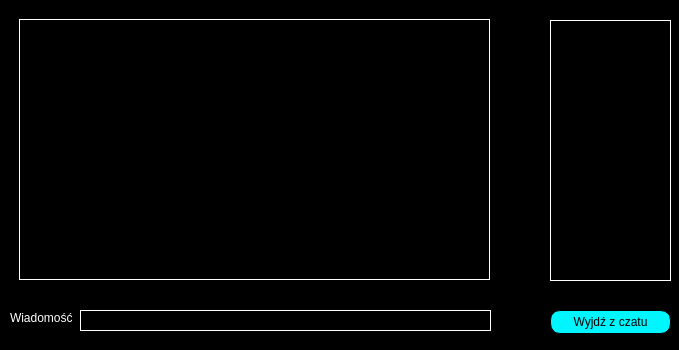
<?xml version="1.0" encoding="UTF-8"?>
<ui version="4.0">
 <class>ChatDialog</class>
 <widget class="QDialog" name="ChatDialog">
  <property name="geometry">
   <rect>
    <x>0</x>
    <y>0</y>
    <width>679</width>
    <height>350</height>
   </rect>
  </property>
  <property name="palette">
   <palette>
    <active>
     <colorrole role="WindowText">
      <brush brushstyle="SolidPattern">
       <color alpha="255">
        <red>255</red>
        <green>255</green>
        <blue>255</blue>
       </color>
      </brush>
     </colorrole>
     <colorrole role="Window">
      <brush brushstyle="SolidPattern">
       <color alpha="255">
        <red>0</red>
        <green>0</green>
        <blue>0</blue>
       </color>
      </brush>
     </colorrole>
    </active>
    <inactive>
     <colorrole role="WindowText">
      <brush brushstyle="SolidPattern">
       <color alpha="255">
        <red>255</red>
        <green>255</green>
        <blue>255</blue>
       </color>
      </brush>
     </colorrole>
     <colorrole role="Window">
      <brush brushstyle="SolidPattern">
       <color alpha="255">
        <red>0</red>
        <green>0</green>
        <blue>0</blue>
       </color>
      </brush>
     </colorrole>
    </inactive>
    <disabled>
     <colorrole role="Base">
      <brush brushstyle="SolidPattern">
       <color alpha="255">
        <red>0</red>
        <green>0</green>
        <blue>0</blue>
       </color>
      </brush>
     </colorrole>
     <colorrole role="Window">
      <brush brushstyle="SolidPattern">
       <color alpha="255">
        <red>0</red>
        <green>0</green>
        <blue>0</blue>
       </color>
      </brush>
     </colorrole>
    </disabled>
   </palette>
  </property>
  <property name="windowTitle">
   <string>locall - Chat</string>
  </property>
  <property name="windowIcon">
   <iconset>
    <normaloff>locall.png</normaloff>locall.png</iconset>
  </property>
  <widget class="QLineEdit" name="lineEdit">
   <property name="geometry">
    <rect>
     <x>80</x>
     <y>310</y>
     <width>411</width>
     <height>21</height>
    </rect>
   </property>
   <property name="sizePolicy">
    <sizepolicy hsizetype="Minimum" vsizetype="Minimum">
     <horstretch>0</horstretch>
     <verstretch>0</verstretch>
    </sizepolicy>
   </property>
   <property name="minimumSize">
    <size>
     <width>0</width>
     <height>0</height>
    </size>
   </property>
   <property name="styleSheet">
    <string notr="true">border:1px solid white;background-color:black;color:white;</string>
   </property>
  </widget>
  <widget class="QLabel" name="label">
   <property name="geometry">
    <rect>
     <x>10</x>
     <y>310</y>
     <width>63</width>
     <height>16</height>
    </rect>
   </property>
   <property name="minimumSize">
    <size>
     <width>63</width>
     <height>0</height>
    </size>
   </property>
   <property name="palette">
    <palette>
     <active>
      <colorrole role="WindowText">
       <brush brushstyle="SolidPattern">
        <color alpha="255">
         <red>255</red>
         <green>255</green>
         <blue>255</blue>
        </color>
       </brush>
      </colorrole>
     </active>
     <inactive>
      <colorrole role="WindowText">
       <brush brushstyle="SolidPattern">
        <color alpha="255">
         <red>255</red>
         <green>255</green>
         <blue>255</blue>
        </color>
       </brush>
      </colorrole>
     </inactive>
     <disabled/>
    </palette>
   </property>
   <property name="text">
    <string>Wiadomość</string>
   </property>
  </widget>
  <widget class="QTextEdit" name="textEdit">
   <property name="geometry">
    <rect>
     <x>19</x>
     <y>19</y>
     <width>471</width>
     <height>261</height>
    </rect>
   </property>
   <property name="sizePolicy">
    <sizepolicy hsizetype="Minimum" vsizetype="Minimum">
     <horstretch>0</horstretch>
     <verstretch>0</verstretch>
    </sizepolicy>
   </property>
   <property name="palette">
    <palette>
     <active>
      <colorrole role="WindowText">
       <brush brushstyle="SolidPattern">
        <color alpha="255">
         <red>255</red>
         <green>255</green>
         <blue>255</blue>
        </color>
       </brush>
      </colorrole>
      <colorrole role="Button">
       <brush brushstyle="SolidPattern">
        <color alpha="255">
         <red>0</red>
         <green>0</green>
         <blue>0</blue>
        </color>
       </brush>
      </colorrole>
      <colorrole role="Light">
       <brush brushstyle="SolidPattern">
        <color alpha="255">
         <red>0</red>
         <green>0</green>
         <blue>0</blue>
        </color>
       </brush>
      </colorrole>
      <colorrole role="Midlight">
       <brush brushstyle="SolidPattern">
        <color alpha="255">
         <red>0</red>
         <green>0</green>
         <blue>0</blue>
        </color>
       </brush>
      </colorrole>
      <colorrole role="Dark">
       <brush brushstyle="SolidPattern">
        <color alpha="255">
         <red>0</red>
         <green>0</green>
         <blue>0</blue>
        </color>
       </brush>
      </colorrole>
      <colorrole role="Mid">
       <brush brushstyle="SolidPattern">
        <color alpha="255">
         <red>0</red>
         <green>0</green>
         <blue>0</blue>
        </color>
       </brush>
      </colorrole>
      <colorrole role="Text">
       <brush brushstyle="SolidPattern">
        <color alpha="255">
         <red>255</red>
         <green>255</green>
         <blue>255</blue>
        </color>
       </brush>
      </colorrole>
      <colorrole role="BrightText">
       <brush brushstyle="SolidPattern">
        <color alpha="255">
         <red>255</red>
         <green>255</green>
         <blue>255</blue>
        </color>
       </brush>
      </colorrole>
      <colorrole role="ButtonText">
       <brush brushstyle="SolidPattern">
        <color alpha="255">
         <red>255</red>
         <green>255</green>
         <blue>255</blue>
        </color>
       </brush>
      </colorrole>
      <colorrole role="Base">
       <brush brushstyle="SolidPattern">
        <color alpha="255">
         <red>0</red>
         <green>0</green>
         <blue>0</blue>
        </color>
       </brush>
      </colorrole>
      <colorrole role="Window">
       <brush brushstyle="SolidPattern">
        <color alpha="255">
         <red>0</red>
         <green>0</green>
         <blue>0</blue>
        </color>
       </brush>
      </colorrole>
      <colorrole role="Shadow">
       <brush brushstyle="SolidPattern">
        <color alpha="255">
         <red>0</red>
         <green>0</green>
         <blue>0</blue>
        </color>
       </brush>
      </colorrole>
      <colorrole role="AlternateBase">
       <brush brushstyle="SolidPattern">
        <color alpha="255">
         <red>0</red>
         <green>0</green>
         <blue>0</blue>
        </color>
       </brush>
      </colorrole>
      <colorrole role="ToolTipBase">
       <brush brushstyle="SolidPattern">
        <color alpha="255">
         <red>255</red>
         <green>255</green>
         <blue>220</blue>
        </color>
       </brush>
      </colorrole>
      <colorrole role="ToolTipText">
       <brush brushstyle="SolidPattern">
        <color alpha="255">
         <red>0</red>
         <green>0</green>
         <blue>0</blue>
        </color>
       </brush>
      </colorrole>
      <colorrole role="PlaceholderText">
       <brush brushstyle="SolidPattern">
        <color alpha="128">
         <red>255</red>
         <green>255</green>
         <blue>255</blue>
        </color>
       </brush>
      </colorrole>
     </active>
     <inactive>
      <colorrole role="WindowText">
       <brush brushstyle="SolidPattern">
        <color alpha="255">
         <red>255</red>
         <green>255</green>
         <blue>255</blue>
        </color>
       </brush>
      </colorrole>
      <colorrole role="Button">
       <brush brushstyle="SolidPattern">
        <color alpha="255">
         <red>0</red>
         <green>0</green>
         <blue>0</blue>
        </color>
       </brush>
      </colorrole>
      <colorrole role="Light">
       <brush brushstyle="SolidPattern">
        <color alpha="255">
         <red>0</red>
         <green>0</green>
         <blue>0</blue>
        </color>
       </brush>
      </colorrole>
      <colorrole role="Midlight">
       <brush brushstyle="SolidPattern">
        <color alpha="255">
         <red>0</red>
         <green>0</green>
         <blue>0</blue>
        </color>
       </brush>
      </colorrole>
      <colorrole role="Dark">
       <brush brushstyle="SolidPattern">
        <color alpha="255">
         <red>0</red>
         <green>0</green>
         <blue>0</blue>
        </color>
       </brush>
      </colorrole>
      <colorrole role="Mid">
       <brush brushstyle="SolidPattern">
        <color alpha="255">
         <red>0</red>
         <green>0</green>
         <blue>0</blue>
        </color>
       </brush>
      </colorrole>
      <colorrole role="Text">
       <brush brushstyle="SolidPattern">
        <color alpha="255">
         <red>255</red>
         <green>255</green>
         <blue>255</blue>
        </color>
       </brush>
      </colorrole>
      <colorrole role="BrightText">
       <brush brushstyle="SolidPattern">
        <color alpha="255">
         <red>255</red>
         <green>255</green>
         <blue>255</blue>
        </color>
       </brush>
      </colorrole>
      <colorrole role="ButtonText">
       <brush brushstyle="SolidPattern">
        <color alpha="255">
         <red>255</red>
         <green>255</green>
         <blue>255</blue>
        </color>
       </brush>
      </colorrole>
      <colorrole role="Base">
       <brush brushstyle="SolidPattern">
        <color alpha="255">
         <red>0</red>
         <green>0</green>
         <blue>0</blue>
        </color>
       </brush>
      </colorrole>
      <colorrole role="Window">
       <brush brushstyle="SolidPattern">
        <color alpha="255">
         <red>0</red>
         <green>0</green>
         <blue>0</blue>
        </color>
       </brush>
      </colorrole>
      <colorrole role="Shadow">
       <brush brushstyle="SolidPattern">
        <color alpha="255">
         <red>0</red>
         <green>0</green>
         <blue>0</blue>
        </color>
       </brush>
      </colorrole>
      <colorrole role="AlternateBase">
       <brush brushstyle="SolidPattern">
        <color alpha="255">
         <red>0</red>
         <green>0</green>
         <blue>0</blue>
        </color>
       </brush>
      </colorrole>
      <colorrole role="ToolTipBase">
       <brush brushstyle="SolidPattern">
        <color alpha="255">
         <red>255</red>
         <green>255</green>
         <blue>220</blue>
        </color>
       </brush>
      </colorrole>
      <colorrole role="ToolTipText">
       <brush brushstyle="SolidPattern">
        <color alpha="255">
         <red>0</red>
         <green>0</green>
         <blue>0</blue>
        </color>
       </brush>
      </colorrole>
      <colorrole role="PlaceholderText">
       <brush brushstyle="SolidPattern">
        <color alpha="128">
         <red>255</red>
         <green>255</green>
         <blue>255</blue>
        </color>
       </brush>
      </colorrole>
     </inactive>
     <disabled>
      <colorrole role="WindowText">
       <brush brushstyle="SolidPattern">
        <color alpha="255">
         <red>255</red>
         <green>255</green>
         <blue>255</blue>
        </color>
       </brush>
      </colorrole>
      <colorrole role="Button">
       <brush brushstyle="SolidPattern">
        <color alpha="255">
         <red>0</red>
         <green>0</green>
         <blue>0</blue>
        </color>
       </brush>
      </colorrole>
      <colorrole role="Light">
       <brush brushstyle="SolidPattern">
        <color alpha="255">
         <red>0</red>
         <green>0</green>
         <blue>0</blue>
        </color>
       </brush>
      </colorrole>
      <colorrole role="Midlight">
       <brush brushstyle="SolidPattern">
        <color alpha="255">
         <red>0</red>
         <green>0</green>
         <blue>0</blue>
        </color>
       </brush>
      </colorrole>
      <colorrole role="Dark">
       <brush brushstyle="SolidPattern">
        <color alpha="255">
         <red>0</red>
         <green>0</green>
         <blue>0</blue>
        </color>
       </brush>
      </colorrole>
      <colorrole role="Mid">
       <brush brushstyle="SolidPattern">
        <color alpha="255">
         <red>0</red>
         <green>0</green>
         <blue>0</blue>
        </color>
       </brush>
      </colorrole>
      <colorrole role="Text">
       <brush brushstyle="SolidPattern">
        <color alpha="255">
         <red>255</red>
         <green>255</green>
         <blue>255</blue>
        </color>
       </brush>
      </colorrole>
      <colorrole role="BrightText">
       <brush brushstyle="SolidPattern">
        <color alpha="255">
         <red>255</red>
         <green>255</green>
         <blue>255</blue>
        </color>
       </brush>
      </colorrole>
      <colorrole role="ButtonText">
       <brush brushstyle="SolidPattern">
        <color alpha="255">
         <red>255</red>
         <green>255</green>
         <blue>255</blue>
        </color>
       </brush>
      </colorrole>
      <colorrole role="Base">
       <brush brushstyle="SolidPattern">
        <color alpha="255">
         <red>0</red>
         <green>0</green>
         <blue>0</blue>
        </color>
       </brush>
      </colorrole>
      <colorrole role="Window">
       <brush brushstyle="SolidPattern">
        <color alpha="255">
         <red>0</red>
         <green>0</green>
         <blue>0</blue>
        </color>
       </brush>
      </colorrole>
      <colorrole role="Shadow">
       <brush brushstyle="SolidPattern">
        <color alpha="255">
         <red>0</red>
         <green>0</green>
         <blue>0</blue>
        </color>
       </brush>
      </colorrole>
      <colorrole role="AlternateBase">
       <brush brushstyle="SolidPattern">
        <color alpha="255">
         <red>0</red>
         <green>0</green>
         <blue>0</blue>
        </color>
       </brush>
      </colorrole>
      <colorrole role="ToolTipBase">
       <brush brushstyle="SolidPattern">
        <color alpha="255">
         <red>255</red>
         <green>255</green>
         <blue>220</blue>
        </color>
       </brush>
      </colorrole>
      <colorrole role="ToolTipText">
       <brush brushstyle="SolidPattern">
        <color alpha="255">
         <red>0</red>
         <green>0</green>
         <blue>0</blue>
        </color>
       </brush>
      </colorrole>
      <colorrole role="PlaceholderText">
       <brush brushstyle="SolidPattern">
        <color alpha="128">
         <red>255</red>
         <green>255</green>
         <blue>255</blue>
        </color>
       </brush>
      </colorrole>
     </disabled>
    </palette>
   </property>
   <property name="focusPolicy">
    <enum>Qt::NoFocus</enum>
   </property>
   <property name="styleSheet">
    <string notr="true">border:1px solid white;background-color:black;color:white;</string>
   </property>
   <property name="readOnly">
    <bool>true</bool>
   </property>
  </widget>
  <widget class="QListWidget" name="listWidget">
   <property name="geometry">
    <rect>
     <x>550</x>
     <y>20</y>
     <width>121</width>
     <height>261</height>
    </rect>
   </property>
   <property name="sizePolicy">
    <sizepolicy hsizetype="Minimum" vsizetype="Minimum">
     <horstretch>0</horstretch>
     <verstretch>0</verstretch>
    </sizepolicy>
   </property>
   <property name="maximumSize">
    <size>
     <width>180</width>
     <height>16777215</height>
    </size>
   </property>
   <property name="palette">
    <palette>
     <active>
      <colorrole role="WindowText">
       <brush brushstyle="SolidPattern">
        <color alpha="255">
         <red>255</red>
         <green>255</green>
         <blue>255</blue>
        </color>
       </brush>
      </colorrole>
      <colorrole role="Button">
       <brush brushstyle="SolidPattern">
        <color alpha="255">
         <red>0</red>
         <green>0</green>
         <blue>0</blue>
        </color>
       </brush>
      </colorrole>
      <colorrole role="Light">
       <brush brushstyle="SolidPattern">
        <color alpha="255">
         <red>0</red>
         <green>0</green>
         <blue>0</blue>
        </color>
       </brush>
      </colorrole>
      <colorrole role="Midlight">
       <brush brushstyle="SolidPattern">
        <color alpha="255">
         <red>0</red>
         <green>0</green>
         <blue>0</blue>
        </color>
       </brush>
      </colorrole>
      <colorrole role="Dark">
       <brush brushstyle="SolidPattern">
        <color alpha="255">
         <red>0</red>
         <green>0</green>
         <blue>0</blue>
        </color>
       </brush>
      </colorrole>
      <colorrole role="Mid">
       <brush brushstyle="SolidPattern">
        <color alpha="255">
         <red>0</red>
         <green>0</green>
         <blue>0</blue>
        </color>
       </brush>
      </colorrole>
      <colorrole role="Text">
       <brush brushstyle="SolidPattern">
        <color alpha="255">
         <red>255</red>
         <green>255</green>
         <blue>255</blue>
        </color>
       </brush>
      </colorrole>
      <colorrole role="BrightText">
       <brush brushstyle="SolidPattern">
        <color alpha="255">
         <red>255</red>
         <green>255</green>
         <blue>255</blue>
        </color>
       </brush>
      </colorrole>
      <colorrole role="ButtonText">
       <brush brushstyle="SolidPattern">
        <color alpha="255">
         <red>255</red>
         <green>255</green>
         <blue>255</blue>
        </color>
       </brush>
      </colorrole>
      <colorrole role="Base">
       <brush brushstyle="SolidPattern">
        <color alpha="255">
         <red>0</red>
         <green>0</green>
         <blue>0</blue>
        </color>
       </brush>
      </colorrole>
      <colorrole role="Window">
       <brush brushstyle="SolidPattern">
        <color alpha="255">
         <red>0</red>
         <green>0</green>
         <blue>0</blue>
        </color>
       </brush>
      </colorrole>
      <colorrole role="Shadow">
       <brush brushstyle="SolidPattern">
        <color alpha="255">
         <red>0</red>
         <green>0</green>
         <blue>0</blue>
        </color>
       </brush>
      </colorrole>
      <colorrole role="AlternateBase">
       <brush brushstyle="SolidPattern">
        <color alpha="255">
         <red>0</red>
         <green>0</green>
         <blue>0</blue>
        </color>
       </brush>
      </colorrole>
      <colorrole role="ToolTipBase">
       <brush brushstyle="SolidPattern">
        <color alpha="255">
         <red>255</red>
         <green>255</green>
         <blue>220</blue>
        </color>
       </brush>
      </colorrole>
      <colorrole role="ToolTipText">
       <brush brushstyle="SolidPattern">
        <color alpha="255">
         <red>0</red>
         <green>0</green>
         <blue>0</blue>
        </color>
       </brush>
      </colorrole>
      <colorrole role="PlaceholderText">
       <brush brushstyle="SolidPattern">
        <color alpha="128">
         <red>255</red>
         <green>255</green>
         <blue>255</blue>
        </color>
       </brush>
      </colorrole>
     </active>
     <inactive>
      <colorrole role="WindowText">
       <brush brushstyle="SolidPattern">
        <color alpha="255">
         <red>255</red>
         <green>255</green>
         <blue>255</blue>
        </color>
       </brush>
      </colorrole>
      <colorrole role="Button">
       <brush brushstyle="SolidPattern">
        <color alpha="255">
         <red>0</red>
         <green>0</green>
         <blue>0</blue>
        </color>
       </brush>
      </colorrole>
      <colorrole role="Light">
       <brush brushstyle="SolidPattern">
        <color alpha="255">
         <red>0</red>
         <green>0</green>
         <blue>0</blue>
        </color>
       </brush>
      </colorrole>
      <colorrole role="Midlight">
       <brush brushstyle="SolidPattern">
        <color alpha="255">
         <red>0</red>
         <green>0</green>
         <blue>0</blue>
        </color>
       </brush>
      </colorrole>
      <colorrole role="Dark">
       <brush brushstyle="SolidPattern">
        <color alpha="255">
         <red>0</red>
         <green>0</green>
         <blue>0</blue>
        </color>
       </brush>
      </colorrole>
      <colorrole role="Mid">
       <brush brushstyle="SolidPattern">
        <color alpha="255">
         <red>0</red>
         <green>0</green>
         <blue>0</blue>
        </color>
       </brush>
      </colorrole>
      <colorrole role="Text">
       <brush brushstyle="SolidPattern">
        <color alpha="255">
         <red>255</red>
         <green>255</green>
         <blue>255</blue>
        </color>
       </brush>
      </colorrole>
      <colorrole role="BrightText">
       <brush brushstyle="SolidPattern">
        <color alpha="255">
         <red>255</red>
         <green>255</green>
         <blue>255</blue>
        </color>
       </brush>
      </colorrole>
      <colorrole role="ButtonText">
       <brush brushstyle="SolidPattern">
        <color alpha="255">
         <red>255</red>
         <green>255</green>
         <blue>255</blue>
        </color>
       </brush>
      </colorrole>
      <colorrole role="Base">
       <brush brushstyle="SolidPattern">
        <color alpha="255">
         <red>0</red>
         <green>0</green>
         <blue>0</blue>
        </color>
       </brush>
      </colorrole>
      <colorrole role="Window">
       <brush brushstyle="SolidPattern">
        <color alpha="255">
         <red>0</red>
         <green>0</green>
         <blue>0</blue>
        </color>
       </brush>
      </colorrole>
      <colorrole role="Shadow">
       <brush brushstyle="SolidPattern">
        <color alpha="255">
         <red>0</red>
         <green>0</green>
         <blue>0</blue>
        </color>
       </brush>
      </colorrole>
      <colorrole role="AlternateBase">
       <brush brushstyle="SolidPattern">
        <color alpha="255">
         <red>0</red>
         <green>0</green>
         <blue>0</blue>
        </color>
       </brush>
      </colorrole>
      <colorrole role="ToolTipBase">
       <brush brushstyle="SolidPattern">
        <color alpha="255">
         <red>255</red>
         <green>255</green>
         <blue>220</blue>
        </color>
       </brush>
      </colorrole>
      <colorrole role="ToolTipText">
       <brush brushstyle="SolidPattern">
        <color alpha="255">
         <red>0</red>
         <green>0</green>
         <blue>0</blue>
        </color>
       </brush>
      </colorrole>
      <colorrole role="PlaceholderText">
       <brush brushstyle="SolidPattern">
        <color alpha="128">
         <red>255</red>
         <green>255</green>
         <blue>255</blue>
        </color>
       </brush>
      </colorrole>
     </inactive>
     <disabled>
      <colorrole role="WindowText">
       <brush brushstyle="SolidPattern">
        <color alpha="255">
         <red>255</red>
         <green>255</green>
         <blue>255</blue>
        </color>
       </brush>
      </colorrole>
      <colorrole role="Button">
       <brush brushstyle="SolidPattern">
        <color alpha="255">
         <red>0</red>
         <green>0</green>
         <blue>0</blue>
        </color>
       </brush>
      </colorrole>
      <colorrole role="Light">
       <brush brushstyle="SolidPattern">
        <color alpha="255">
         <red>0</red>
         <green>0</green>
         <blue>0</blue>
        </color>
       </brush>
      </colorrole>
      <colorrole role="Midlight">
       <brush brushstyle="SolidPattern">
        <color alpha="255">
         <red>0</red>
         <green>0</green>
         <blue>0</blue>
        </color>
       </brush>
      </colorrole>
      <colorrole role="Dark">
       <brush brushstyle="SolidPattern">
        <color alpha="255">
         <red>0</red>
         <green>0</green>
         <blue>0</blue>
        </color>
       </brush>
      </colorrole>
      <colorrole role="Mid">
       <brush brushstyle="SolidPattern">
        <color alpha="255">
         <red>0</red>
         <green>0</green>
         <blue>0</blue>
        </color>
       </brush>
      </colorrole>
      <colorrole role="Text">
       <brush brushstyle="SolidPattern">
        <color alpha="255">
         <red>255</red>
         <green>255</green>
         <blue>255</blue>
        </color>
       </brush>
      </colorrole>
      <colorrole role="BrightText">
       <brush brushstyle="SolidPattern">
        <color alpha="255">
         <red>255</red>
         <green>255</green>
         <blue>255</blue>
        </color>
       </brush>
      </colorrole>
      <colorrole role="ButtonText">
       <brush brushstyle="SolidPattern">
        <color alpha="255">
         <red>255</red>
         <green>255</green>
         <blue>255</blue>
        </color>
       </brush>
      </colorrole>
      <colorrole role="Base">
       <brush brushstyle="SolidPattern">
        <color alpha="255">
         <red>0</red>
         <green>0</green>
         <blue>0</blue>
        </color>
       </brush>
      </colorrole>
      <colorrole role="Window">
       <brush brushstyle="SolidPattern">
        <color alpha="255">
         <red>0</red>
         <green>0</green>
         <blue>0</blue>
        </color>
       </brush>
      </colorrole>
      <colorrole role="Shadow">
       <brush brushstyle="SolidPattern">
        <color alpha="255">
         <red>0</red>
         <green>0</green>
         <blue>0</blue>
        </color>
       </brush>
      </colorrole>
      <colorrole role="AlternateBase">
       <brush brushstyle="SolidPattern">
        <color alpha="255">
         <red>0</red>
         <green>0</green>
         <blue>0</blue>
        </color>
       </brush>
      </colorrole>
      <colorrole role="ToolTipBase">
       <brush brushstyle="SolidPattern">
        <color alpha="255">
         <red>255</red>
         <green>255</green>
         <blue>220</blue>
        </color>
       </brush>
      </colorrole>
      <colorrole role="ToolTipText">
       <brush brushstyle="SolidPattern">
        <color alpha="255">
         <red>0</red>
         <green>0</green>
         <blue>0</blue>
        </color>
       </brush>
      </colorrole>
      <colorrole role="PlaceholderText">
       <brush brushstyle="SolidPattern">
        <color alpha="128">
         <red>255</red>
         <green>255</green>
         <blue>255</blue>
        </color>
       </brush>
      </colorrole>
     </disabled>
    </palette>
   </property>
   <property name="focusPolicy">
    <enum>Qt::NoFocus</enum>
   </property>
   <property name="styleSheet">
    <string notr="true">border:1px solid white;background-color:black;color:white;</string>
   </property>
  </widget>
  <widget class="QPushButton" name="leaveChat">
   <property name="geometry">
    <rect>
     <x>550</x>
     <y>310</y>
     <width>121</width>
     <height>24</height>
    </rect>
   </property>
   <property name="styleSheet">
    <string notr="true">border:1px solid black;background-color:#00f6ff;color:black;border-radius:10px;</string>
   </property>
   <property name="text">
    <string>Wyjdź z czatu</string>
   </property>
  </widget>
 </widget>
 <resources/>
 <connections/>
</ui>
